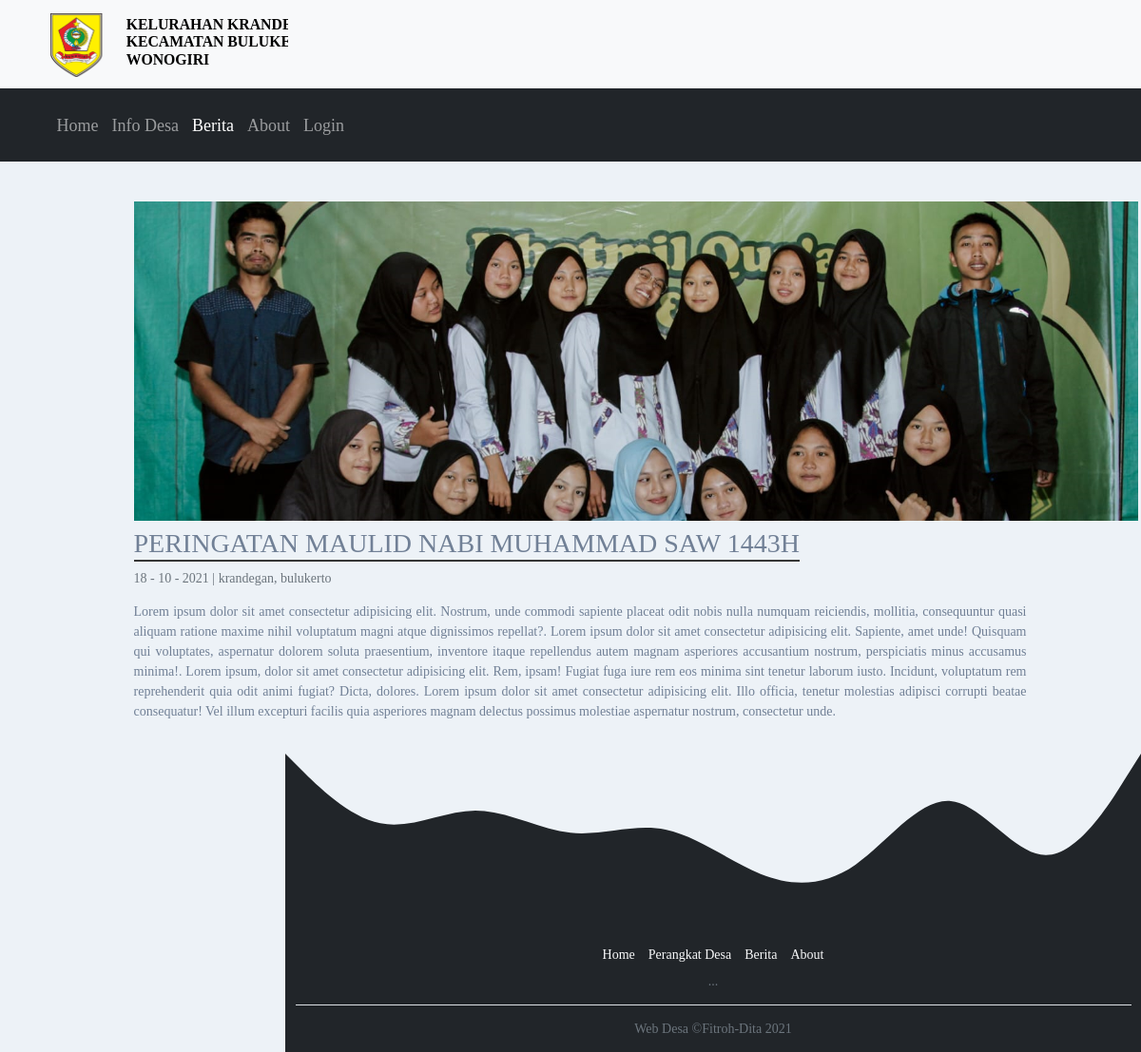
Page /news.php?id=1 on the committed database.
### tables this page shows
CREATE TABLE `tbberita` (
  `id` int(11) NOT NULL,
  `judul` text NOT NULL,
  `tanggal` date NOT NULL,
  `deskripsi` text NOT NULL,
  `isi` text NOT NULL,
  `gambar` varchar(1000) NOT NULL
);

### news.php (the view, shortened to what this page needs)
<!DOCTYPE html>
<html lang="en">
<head>
    <link rel="stylesheet" href="css/bootstrap.css">
    <link rel="stylesheet" href="css/style.css">
</head>
<?php
include("koneksi.php");
if (isset($_GET['id'])) {
    $id    = $_GET['id'];
} else {
    die("Query Error: " . mysqli_errno($koneksi) .
        " - " . mysqli_error($koneksi));
}
$query     = mysqli_query($koneksi, "SELECT * FROM tbberita WHERE id='$id'");
$result    = mysqli_fetch_array($query);
$tanggal_php = strtotime($result["tanggal"]);
$tanggal = date("d - m - Y", $tanggal_php);
?>
<body>
    <?php include("asset/header.php") ?>
    <div class="menu" style="margin-top: 80px;">
        <nav class="navbar navbar-expand-lg navbar-dark bg-dark">
            <div class="container-fluid ms-5">
                <div class="collapse navbar-collapse" id="navbarNavDropdown">
                    <ul class="navbar-nav mt-1 pt-4 pb-2 mb-1" style=" font-size:18px;">
                        <li class="nav-item">
                            <a class="nav-link " aria-current="page" href="index.php">Home</a>
                        </li>
                        <li class="nav-item">
                            <a class="nav-link" href="index.php#info">Info Desa</a>
                        </li>
                        <li class="nav-item">
                            <a class="nav-link active" href="index.php#berita">Berita</a>
                        </li>
                        <li class="nav-item"><a class="nav-link" href="about.php">About</a></li>
                        <?php
                        if (isset($_SESSION['nama'])) {
                        ?>
                            <li class="nav-item"><a class="nav-link" href="logout.php">LogOut</a></li>
                        <?php } elseif (empty($_SESSION['nama']) or !isset($_SESSION['nama'])) { ?>
                            <li class="nav-item"><a class="nav-link" href="login.php">Login</a></li>
                        <?php } ?>
                </div>
            </div>
        </nav>
    </div>
    <div class="news" style="width: 80%; margin:0 130px;">
        <div class="container-fluid">
            <img src="img/<?php echo $result['gambar'] ?>" alt="" class="mt-5" width="1056px" height="336px">
            <div class="news" style="text-align: justify;">
                <p class="h2 mt-2 mb-2" style="text-align: justify; border-bottom: 2px solid #363636; display: inline-block;"><?php echo $result['judul'] ?></p>
                <p class="text-muted"><?php echo $tanggal ?> | krandegan, bulukerto</p>
                <p><?php echo $result['isi'] ?></p>
            </div>
        </div>
    </div>
    <div class="footer">
        <?php
        include("asset/footer.php")
        ?>
    </div>
</body>
</html>

### admin/style.css (style rules this page uses)
* { font-family: 'Montserrat'; padding: 0; margin: 0; }
html, body { color: #718096 !important; font-size: 14px !important; font-family: 'Poppins', sans-serif; background-color: #edf2f7; scroll-behavior: smooth; }
@media (min-width: 992px) { .footer { margin-left: 300px; } }

### rows in the picture
tbberita: gambar (picture), judul "PERINGATAN MAULID NABI MUHAMMAD SAW 1443H", tanggal "18 - 10 - 2021", isi "Lorem ipsum dolor sit amet consectetur adipisicing elit. Nostrum, unde commodi sapiente placeat odit nobis nulla numquam reiciendis, mollitia, consequuntur quasi aliquam ratione maxime nihil voluptatum magni atque dignissimos repellat?. Lorem ipsum dolor sit amet consectetur adipisicing elit. Sapiente, amet unde! Quisquam qui voluptates, aspernatur dolorem soluta praesentium, inventore itaque repellendus autem magnam asperiores accusantium nostrum, perspiciatis minus accusamus minima!. Lorem ipsum, dolor sit amet consectetur adipisicing elit. Rem, ipsam! Fugiat fuga iure rem eos minima sint tenetur laborum iusto. Incidunt, voluptatum rem reprehenderit quia odit animi fugiat? Dicta, dolores.…"
